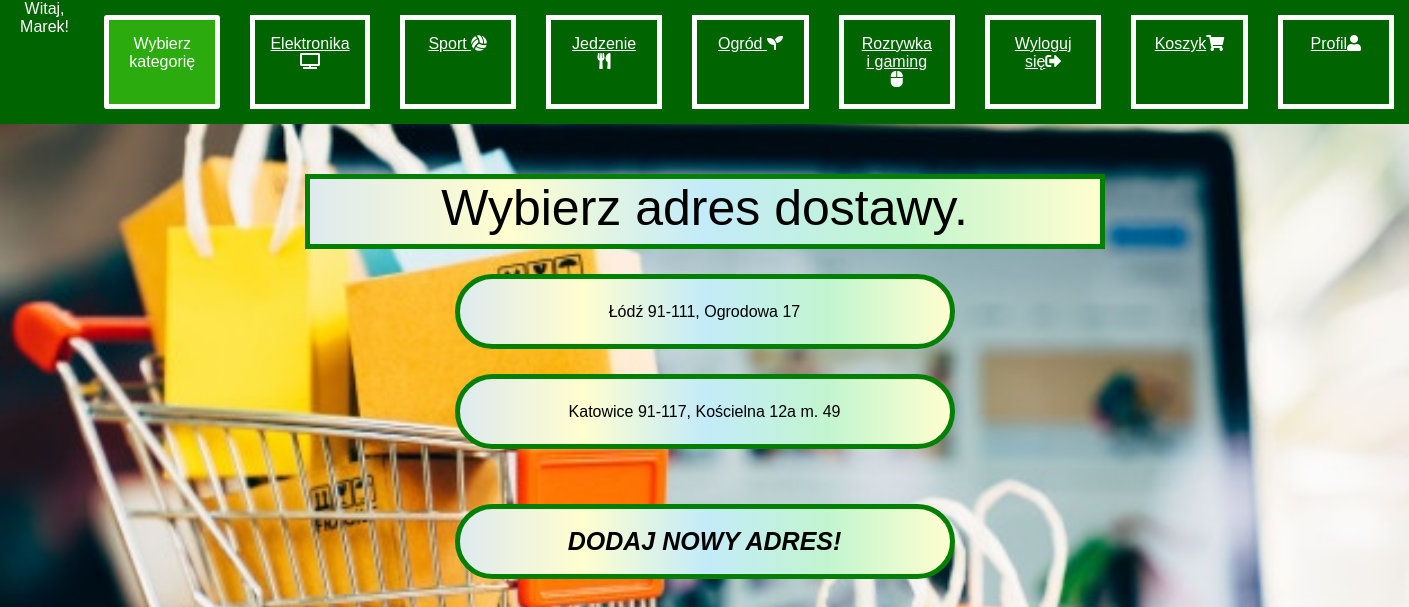
/php1/wybierz_adres_dostawy.php (signed in), run on the app's committed database.
### tables this page shows
CREATE TABLE `daneadresowe` (
  `ID_Klient` int(11) NOT NULL,
  `Adres` text NOT NULL,
  `Email` text NOT NULL,
  `KodPocztowy` int(5) NOT NULL,
  `Miasto` text NOT NULL,
  `NrLokalu` text DEFAULT NULL,
  `unique_ID` int(11) NOT NULL
);

### php1/wybierz_adres_dostawy.php (the view, shortened to what this page needs)
<?php
	require_once "connect.php";
	$polaczenie = new mysqli($host, $db_user, $db_password, $db_name);
?>
<!DOCTYPE HTML>
<html lang="pl">
<head>
	<link rel="stylesheet" href="categoriesstyle.css">
	<link rel="stylesheet" href="https://cdnjs.cloudflare.com/ajax/libs/font-awesome/5.15.1/css/all.min.css">
</head>
<body>
	<div class="menu-bar">
	<ul>
		<?php
			echo "Witaj, ".$_SESSION['Imie']."!";
		?>
		<li class="active">Wybierz kategorię</li>
		<li><a href="elektronika.php">Elektronika </a><i class="fas fa-tv"></i></li>
		<li><a href="sport.php">Sport </a><i class="fa fa-volleyball-ball"></i></li>
		<li><a href="jedzenie.php">Jedzenie </a><i class="fas fa-utensils"></i></li>
		<li><a href="ogrod.php">Ogród </a><i class="fas fa-seedling"></i></li>
		<li><a href="rozrywka.php">Rozrywka i gaming  </a><i class="fas fa-mouse"></i></li>
		<li><a href="index.php">Wyloguj się</a><i class="fas fa-sign-out-alt"></i></li>
		<li><a href="koszyk.php">Koszyk</a><i class="fas fa-shopping-cart"></i></li>
		<li><a href="profil.php">Profil</a><i class="fas fa-user"></i></li>
	</ul>
	</div>
	<div class="profile-main-container">
		Wybierz adres dostawy.
	</div>
	<?php
		$sql = "SELECT * FROM daneadresowe WHERE ID_Klient='".$_SESSION["ID"]."'";
		$rezultat = @$polaczenie->query($sql);
		while($row = $rezultat->fetch_assoc())
		{
			$kod_lewo=intval($row["KodPocztowy"]/1000);
			$kod_prawo=$row["KodPocztowy"]-$kod_lewo*1000;
			$value = "";
			if($row["NrLokalu"]==NULL) $value = $row["Miasto"].' '.$kod_lewo.'-'.$kod_prawo.', '.$row["Adres"];
			else $value = $row["Miasto"].' '.$kod_lewo.'-'.$kod_prawo.', '.$row["Adres"].' m. '.$row["NrLokalu"];
			echo '<div class="adrs">';
			echo '	<form action="wysylanie_zamowienia.php" method="post">';
			echo '		<input type="submit" value="'.$value.'"/>';
			echo '  </form>';
			echo '</div>';
		}
	?>
	<div class="new_adrs">
		<a href="tworzenie_adresu.php"><input type="submit" value="DODAJ NOWY ADRES!"/></a>
	</div>
</body>
</html>

### php1/categoriesstyle.css (style rules this page uses)
* { padding: 0; margin: 0; box-sizing: border-box; }
body { background-image: url(background.jpg); background-size: cover; background-postion: center; font-family: sans-serif; }
.menu-bar { background: rgb(0,100,0); text-align: center; }
.menu-bar ul { display: inline-flex; list-style: none; color: #fff; }
.menu-bar ul li { width: 120px; margin: 15px; padding: 15px; border: 5px solid white; }
.menu-bar ul li a { texxt-decoration: none; color: #fff; }
.active, .menu-bar ul li:hover { background: #2bab0d; border-radius: 3px; }

### php1/wybierz_adres_dostawy.php (style rules this page uses)
.profile-main-container { width: 800px; height: 75px; background-image: linear-gradient(to right,#deeaee,#FFFECF,#C3EBF9,#C2F5CF,#FFFECF); border: 5px solid green; margin: 0 auto; margin-top: 50px; font-size: 50px; text-align: center; }
.adrs { margin-top: 10px; text-align: center; }
.adrs input[type="submit"] { border: none; outline: none; height: 75px; width: 500px; margin-top: 15px; background-image: linear-gradient(to right,#deeaee,#FFFECF,#C3EBF9,#C2F5CF,#FFFECF); border: 5px solid green; color: black; font-size: 16px; border-radius: 50px; }
.new_adrs { margin-top: 40px; text-align: center; }
.new_adrs input[value="DODAJ NOWY ADRES!"] { border: none; outline: none; height: 75px; width: 500px; margin-top: 15px; background-image: linear-gradient(to right,#deeaee,#FFFECF,#C3EBF9,#C2F5CF,#FFFECF); border: 5px solid green; color: black; font-size: 25px; font-style: italic; font-weight: bold; border-radius: 50px; }

### data on the page
daneadresowe: Miasto+KodPocztowy+Adres "Łódź 91-111, Ogrodowa 17"
daneadresowe: Miasto+KodPocztowy+Adres "Katowice 91-117, Kościelna 12a m. 49"

### other printed values
$_SESSION['Imie'] "Marek"
